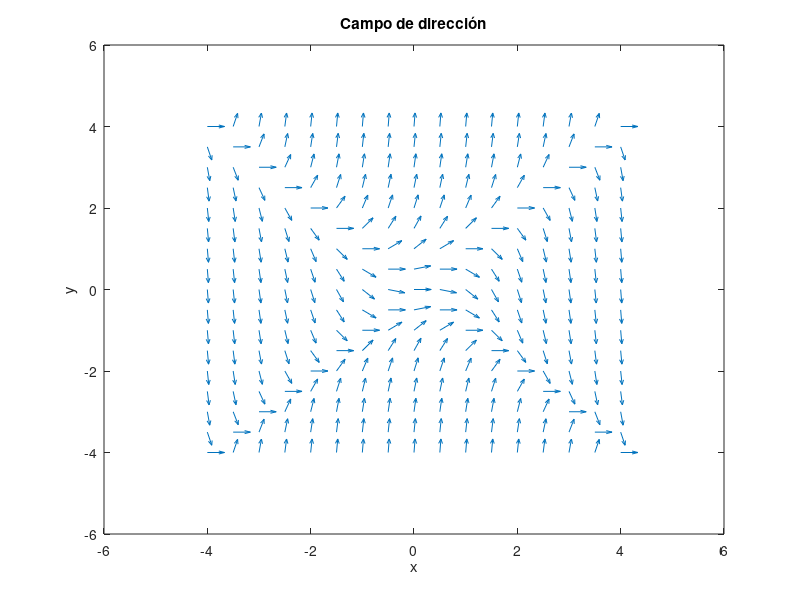

This chart was generated by the following MATLAB code:
close all; clear, clc

[x, y] = meshgrid(-4:0.5:4, -4:0.5:4);

s = y.^2 - x.^2;

L = sqrt(1 + s.^2); % L es para reescalar la magnitud de las flechas

quiver(x,y, 1./L, s./L, 0.5) % 0.5 se refiere al tamaño de las flechas
xlabel('x'), ylabel('y'), title('Campo de dirección')
